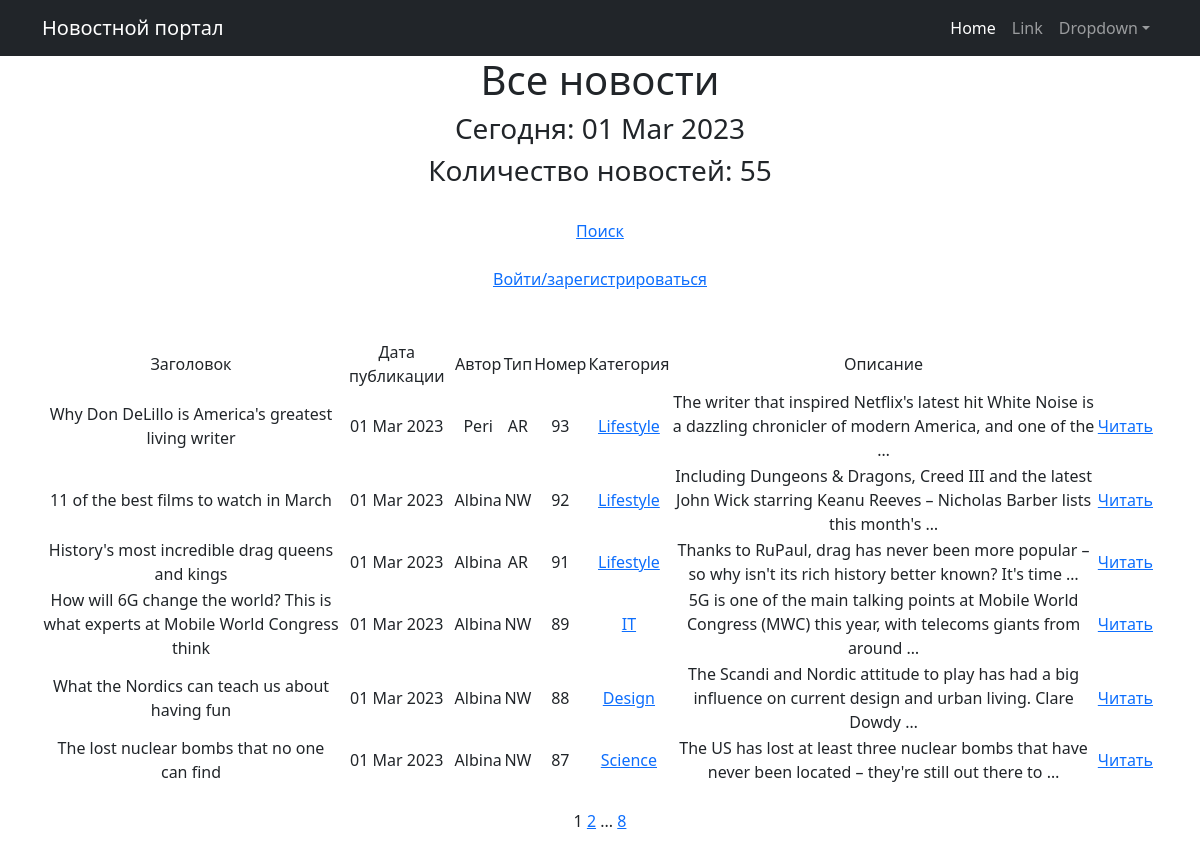
Page /news/ on the committed database.
### news/models.py (models this page shows, shortened)
class Post(models.Model):
    author = models.ForeignKey(Author, on_delete=models.CASCADE)
    NEWS = 'NW'
    ARTICLE = 'AR'
    CATEGORY_CHOICES = (
        (NEWS, 'Новость'),
        (ARTICLE, 'Статья'),
    )
    categoryType = models.CharField(max_length=2, choices=CATEGORY_CHOICES, default=ARTICLE)
    dateCreation = models.DateTimeField(auto_now_add=True)
    postCategory = models.ManyToManyField(Category, through='PostCategory')
    title = models.CharField(max_length=128)
    text = models.TextField()
    rating = models.SmallIntegerField(default=0)

class Author(models.Model):
    authorUser = models.OneToOneField(User, on_delete=models.CASCADE)
    ratingAuthor = models.SmallIntegerField(default=0)
    def __str__(self):
        return f'{self.authorUser.username}'

class Category(models.Model):
    name = models.CharField(max_length=64, unique=True)
    subscribers = models.ManyToManyField(User, related_name='categories')
    class Meta:
        verbose_name = 'Category'
        verbose_name_plural = 'Categories'

### news/views.py (the view, shortened to what this page needs)
# urls.py: path('', NewsList.as_view(), name='news'),
class NewsList(ListView):
    model = Post
    ordering = '-dateCreation'
    template_name = 'news.html'
    context_object_name = 'news'
    paginate_by = 7
    def get_queryset(self):
        queryset = super().get_queryset()
        self.filterset = NewsFilter(self.request.GET, queryset)
        return self.filterset.qs
    def get_context_data(self, **kwargs):
        context = super().get_context_data(**kwargs)
        context['all_news'] = Post.objects.all()
        context['filterset'] = self.filterset
        return context

### news/templatetags/custom_filters.py (called while the page is built)
@register.filter()
def censor(value):
    censor_replace = str(value)
    for key in censored_words.keys():
        censor_replace = censor_replace.replace(key, censored_words[key])
    return censor_replace

### news/templatetags/custom_tags.py (called while the page is built)
@register.simple_tag()
def current_time(format_string='%d %b %Y'):
   return datetime.utcnow().strftime(format_string)

@register.simple_tag(takes_context=True)
def url_replace(context, **kwargs):
   d = context['request'].GET.copy()
   for k, v in kwargs.items():
       d[k] = v
   return d.urlencode()

### templates/news.html (shortened to what this page needs)
{% extends 'flatpages/default.html' %}
{% load custom_filters %}
{% load custom_tags %}
{% block content %}
   <h1>Все новости</h1>
   <h3>Сегодня: {% current_time '%d %b %Y' %}</h3>
   <h3>Количество новостей: {{ all_news|length }}</h3>
<br>
<a href="{% url 'search' %}">Поиск</a><br><br>
{% if user.is_authenticated %}
<a href="{% url 'logout' %}">Выйти из аккаунта</a><br><br><br>
{% else %}
<a href="{% url 'login' %}">Войти/зарегистрироваться</a><br><br><br>
{% endif %}
       <table>
           <tr>
               <td>   Заголовок   </td>
               <td>   Дата публикации   </td>
               <td>   Автор   </td>
               <td>   Тип   </td>
               <td>   Номер   </td>
               <td>   Категория   </td>
               <td>  Описание   </td>
           </tr>
           {% for post in news %}
           {% for category in post.postCategory.all %}
           <tr>
               <td>{{ post.title|censor }}</td>
               <td>{{ post.dateCreation|date:'d M Y' }}</td>
               <td>{{ post.author }}</td>
               <td>{{ post.categoryType }}</td>
               <td>{{ post.pk }}</td>
               <td>
                   <a href = "{% url 'category_list' category.id %}">{{ category.name }}<a>
               </td>
               <td>{{ post.text|truncatewords:20|censor }}</td>
               <td><a href='{% url 'post_detail' post.id %}'>Читать</a></td>
               <td>
               </td>
               <td>
               </td>
           </tr>
           {% endfor %}
           {% endfor %}
       </table>
<br>
   {{ page_obj.number }}
   {% if page_obj.has_next %}
       <a href="?{% url_replace page=page_obj.next_page_number %}">{{ page_obj.next_page_number }}</a>
       {% if paginator.num_pages != page_obj.next_page_number %}
           ...
           <a href="?{% url_replace page=page_obj.paginator.num_pages %}">{{ page_obj.paginator.num_pages }}</a>
       {% endif %}
   {% endif %}
<br><br><br>
{% endblock content %}

### templates/flatpages/default.html (shortened to what this page needs)
<!DOCTYPE html>
<html lang="en">
    <head>
        {% load static %}
        <link href="{% static 'css/styles.css' %}" rel="stylesheet" />
    </head>
    <body>
        <nav class="navbar navbar-expand-lg navbar-dark bg-dark">
            <div class="container">
                <a class="navbar-brand" href="#">Новостной портал</a>
                <div class="collapse navbar-collapse" id="navbarSupportedContent">
                    <ul class="navbar-nav ms-auto mb-2 mb-lg-0">
                        <li class="nav-item"><a class="nav-link active" aria-current="page" href="#">Home</a></li>
                        <li class="nav-item"><a class="nav-link" href="#">Link</a></li>
                        <li class="nav-item dropdown">
                            <a class="nav-link dropdown-toggle" id="navbarDropdown" href="#" role="button" data-bs-toggle="dropdown" aria-expanded="false">Dropdown</a>
                        </li>
                    </ul>
                </div>
            </div>
        </nav>
        <div class="container">
           <div class="row">
               <div class="col-lg-12 text-center">
                   {% block content %}{% endblock content %}
               </div>
           </div>
        </div>
    </body>
</html>

### rows in the picture
Post: title|censor "Why Don DeLillo is America's greatest living writer", dateCreation "01 Mar 2023", author "Peri", categoryType "AR", pk "93", text|censor "The writer that inspired Netflix's latest hit White Noise is a dazzling chronicler of modern America, and one of the …"
Category: name "Lifestyle"
Post: title|censor "11 of the best films to watch in March", dateCreation "01 Mar 2023", author "Albina", categoryType "NW", pk "92", text|censor "Including Dungeons & Dragons, Creed III and the latest John Wick starring Keanu Reeves – Nicholas Barber lists this month's …"
Post: title|censor "History's most incredible drag queens and kings", dateCreation "01 Mar 2023", author "Albina", categoryType "AR", pk "91", text|censor "Thanks to RuPaul, drag has never been more popular – so why isn't its rich history better known? It's time …"
Post: title|censor "How will 6G change the world? This is what experts at Mobile World Congress think", dateCreation "01 Mar 2023", author "Albina", categoryType "NW", pk "89", text|censor "5G is one of the main talking points at Mobile World Congress (MWC) this year, with telecoms giants from around …"
Category: name "IT"
Post: title|censor "What the Nordics can teach us about having fun", dateCreation "01 Mar 2023", author "Albina", categoryType "NW", pk "88", text|censor "The Scandi and Nordic attitude to play has had a big influence on current design and urban living. Clare Dowdy …"
Category: name "Design"
Post: title|censor "The lost nuclear bombs that no one can find", dateCreation "01 Mar 2023", author "Albina", categoryType "NW", pk "87", text|censor "The US has lost at least three nuclear bombs that have never been located – they're still out there to …"
Category: name "Science"

### other values in the picture
{{ all_news|length }} "55"
{{ page_obj.number }} "1"
{{ page_obj.next_page_number }} "2"
{{ page_obj.paginator.num_pages }} "8"
